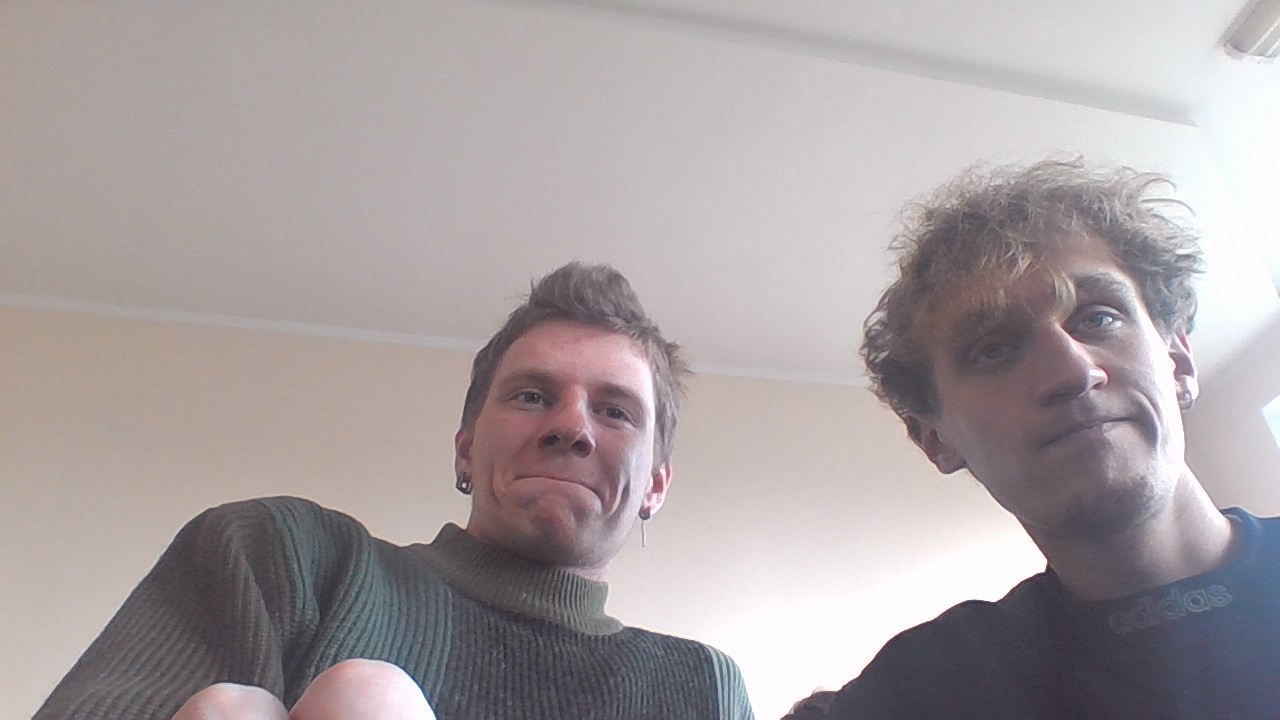
#> input picture trunk/ii200107/task_01/src/mama.jpg, 1280 x 720 px
$ python main.py
#> lines starting #> are read from the running program, lines starting #| are printed output that depends on the picture
import cv2
import numpy as np
from tkinter import Tk, Label, Scale, Button


def apply_filter(image, threshold):
    noise = np.zeros(image.shape, np.uint8)
    cv2.randn(noise, 0, 10)
    # Добавление шумов к картинке
    noisy_img = cv2.add(image, noise)
    cv2.imshow('noisy image', noisy_img)
    filtered_image = np.copy(noisy_img)
    for i in range(1, image.shape[0]-1):
        for j in range(1, image.shape[1]-1):
            window = image[i-1:i+2, j-1:j+2]
            median = np.median(window)
            if abs(image[i, j] - median) > int(threshold):
                filtered_image[i, j] = median
    return filtered_image


def update_threshold(value):
    global threshold
    threshold = value


def apply_and_show():
    filtered_image = apply_filter(original_image, threshold)
    cv2.imshow('orig image', original_image)
    cv2.imshow('Filtered Image', filtered_image)


# Load the image
original_image = cv2.imread('mama.jpg', 0)
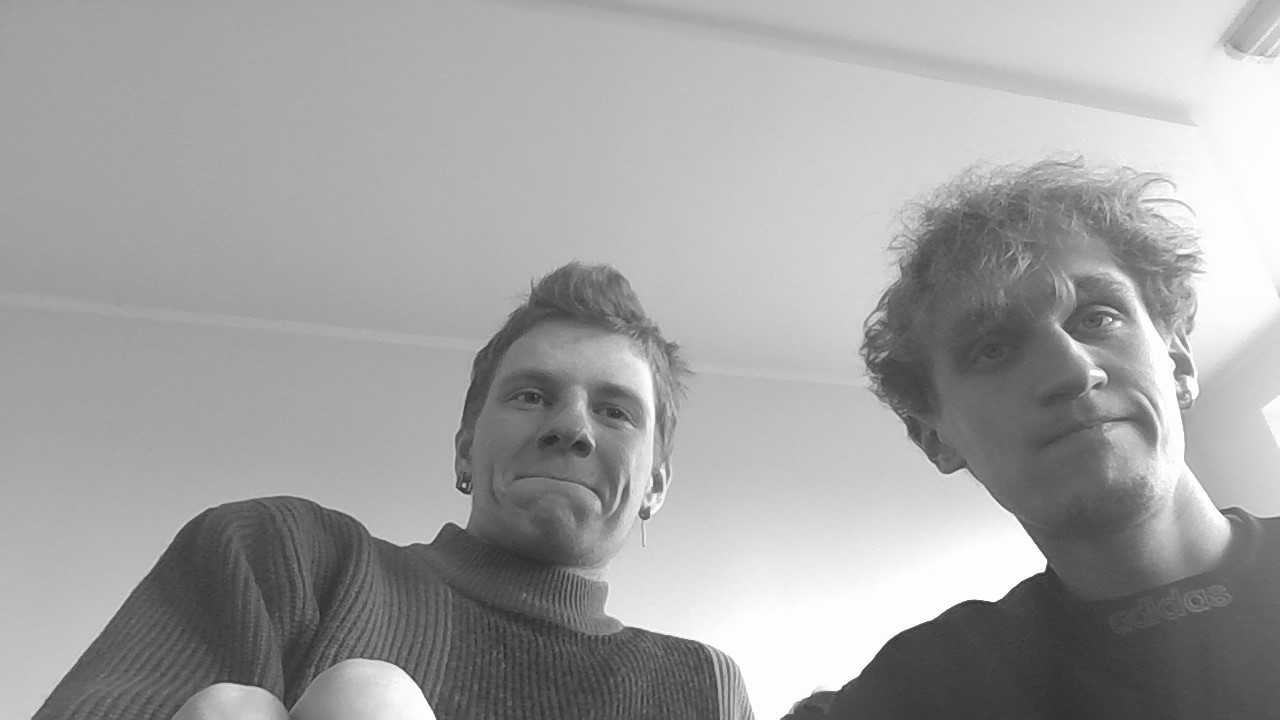
#> original_image: shape (720, 1280); min 34, max 255, mean 161.9

# Create a window with a slider for threshold value
root = Tk()
root.title('Impulse Noise Filter')

label = Label(root, text="Threshold:")
label.pack()

scale = Scale(root, from_=0, to=255, orient='horizontal', length=300, command=update_threshold)
scale.set(20)
scale.pack()

button = Button(root, text="Apply Filter", command=apply_and_show)
button.pack()

# Initialize the threshold value
threshold = 20

root.mainloop()
cv2.waitKey(0)
cv2.destroyAllWindows()
